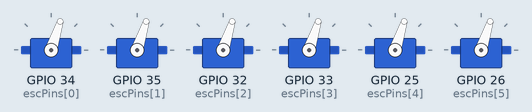
Recording of a sketch running on a simulated ESP32. Shown: 6 × servo. WiFi joins after 1.5 s; servers stay silent unless stated; what the sketch prints to the serial monitor is not drawn.

Above: at 1.6 s.
At 7.37 s:
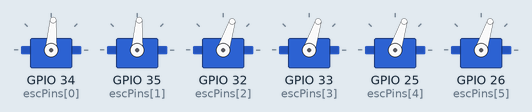
At 10.69 s:
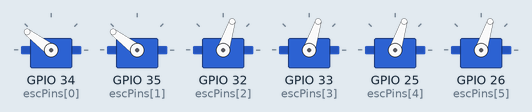
At 12.3 s:
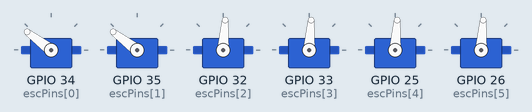
At 14.32 s:
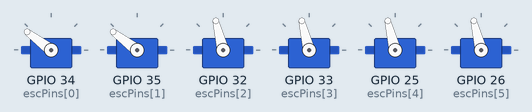
At 18.7 s:
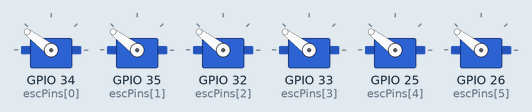
Timing chart, 0 to 25.2 s (numbered marks = the images above):
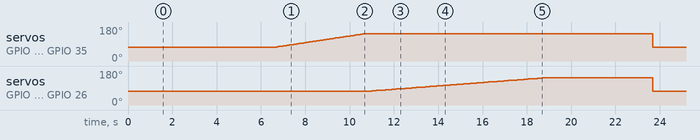

Measured:
- by itself, servo on GPIO 34 (escPins[0]), servo on GPIO 35 (escPins[1]): rises from 72° to 143° in 4.0 s, then falls to 72° in 13.1 s
- by itself, servo on GPIO 32 (escPins[2]), servo on GPIO 33 (escPins[3]), servo on GPIO 25 (escPins[4]), servo on GPIO 26 (escPins[5]): rises from 72° to 143° in 7.9 s, then falls to 72° in 5.0 s

The sketch:

04_BLDC_6Motor_Staged_Ramp_OTA.ino
```cpp
#include <WiFi.h>
#include <ArduinoOTA.h>
#include <ESP32Servo.h>

/* ================= WIFI / OTA ================= */
#define WIFI_SSID     "00000000"
#define WIFI_PASSWORD "00000000"

#define OTA_HOSTNAME  "ESP32-UNIVERSAL"
#define OTA_PASSWORD  "esp32"

/* ================= BLDC / ESC ================= */
Servo esc[6];
// NOTE: GPIO 34 and 35 are INPUT-ONLY on ESP32 and cannot output PWM.
// Change these to output-capable pins (e.g. 18, 19, 21, 22) before use.
int escPins[6] = {34, 35, 32, 33, 25, 26};

const int minThrottle = 1400;
const int maxThrottle = 1800;

/* ================= TIMING ================= */
unsigned long lastStepTime = 0;
unsigned long stateStartTime = 0;
int throttle = minThrottle;

/* ================= STATE MACHINE ================= */
enum ESC_STATE {
  ARM_ALL,
  RAMP_1_2,
  ARM_3_6,
  RAMP_3_6,
  RUN_ALL,
  STOP_ALL,
  DONE
};

ESC_STATE escState = ARM_ALL;

/* ================= SETUP ================= */
void setup() {
  Serial.begin(115200);

  /* ----- WiFi ----- */
  WiFi.mode(WIFI_STA);
  WiFi.begin(WIFI_SSID, WIFI_PASSWORD);
  while (WiFi.status() != WL_CONNECTED) {
    delay(300);
    Serial.print(".");
  }
  Serial.println("\nWiFi connected");

  /* ----- OTA ----- */
  ArduinoOTA.setHostname(OTA_HOSTNAME);
  ArduinoOTA.setPassword(OTA_PASSWORD);

  ArduinoOTA.onStart([]() {
    Serial.println("OTA Start");
  });

  ArduinoOTA.onEnd([]() {
    Serial.println("OTA End");
  });

  ArduinoOTA.begin();
  Serial.println("OTA Ready");

  /* ----- ESC INIT ----- */
  for (int i = 0; i < 6; i++) {
    esc[i].setPeriodHertz(50);
    esc[i].attach(escPins[i], 1000, 2000);
    esc[i].writeMicroseconds(minThrottle);
  }

  stateStartTime = millis();
}

/* ================= LOOP ================= */
void loop() {
  ArduinoOTA.handle();   // MUST always run

  escTask();             // BLDC control
}

/* ================= BLDC TASK ================= */
void escTask() {
  unsigned long now = millis();

  switch (escState) {

    case ARM_ALL:
      if (now - stateStartTime > 5000) {   // 5 sec arming
        throttle = minThrottle;
        escState = RAMP_1_2;
        lastStepTime = now;
        Serial.println("Ramping motors 1 & 2");
      }
      break;

    case RAMP_1_2:
      if (now - lastStepTime > 50) {
        lastStepTime = now;
        esc[0].writeMicroseconds(throttle);
        esc[1].writeMicroseconds(throttle);
        throttle += 5;
        if (throttle >= maxThrottle) {
          escState = ARM_3_6;
          stateStartTime = now;
          Serial.println("Arming motors 3-6");
        }
      }
      break;

    case ARM_3_6:
      for (int i = 2; i < 6; i++) {
        esc[i].writeMicroseconds(minThrottle);
      }
      throttle = minThrottle;
      escState = RAMP_3_6;
      lastStepTime = now;
      Serial.println("Ramping motors 3-6");
      break;

    case RAMP_3_6:
      if (now - lastStepTime > 100) {
        lastStepTime = now;
        for (int i = 2; i < 6; i++) {
          esc[i].writeMicroseconds(throttle);
        }
        throttle += 5;
        if (throttle >= maxThrottle) {
          escState = RUN_ALL;
          stateStartTime = now;
          Serial.println("All motors running");
        }
      }
      break;

    case RUN_ALL:
      if (now - stateStartTime > 5000) {
        escState = STOP_ALL;
        Serial.println("Stopping all motors");
      }
      break;

    case STOP_ALL:
      for (int i = 0; i < 6; i++) {
        esc[i].writeMicroseconds(minThrottle);
      }
      escState = DONE;
      Serial.println("ESC sequence done");
      break;

    case DONE:
      // Motors stopped, OTA still active
      break;
  }
}
```
